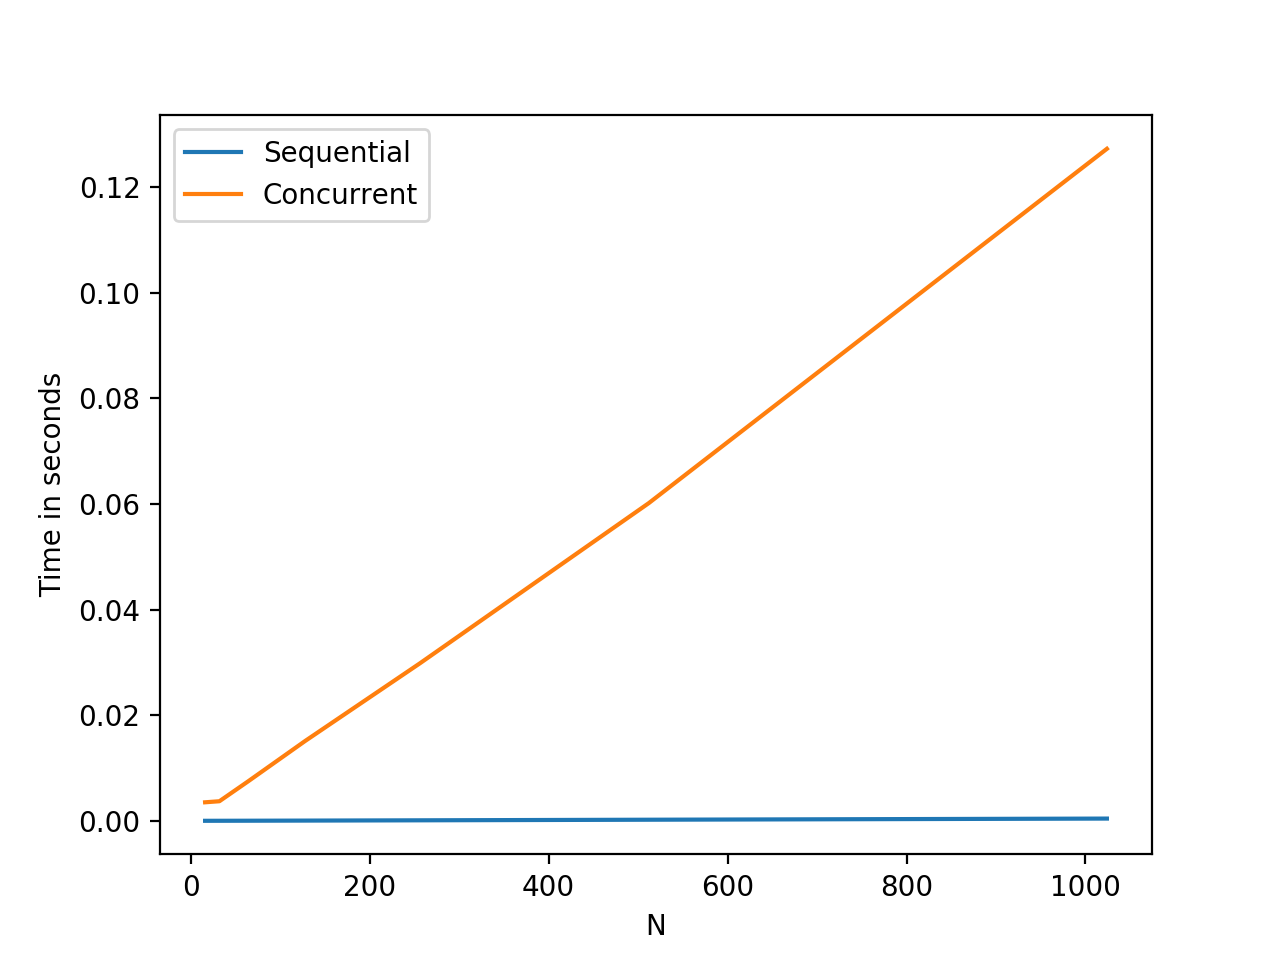

Write the Python code that produced this figure.
import threading
import time
import math
import matplotlib.pyplot as plt



lock=threading.Lock() #lock


def worker(k):
	global result
	result.append(4*((-1)**k)/(2*k+1))

def sum_worker(p):
	global temp_result
	lock.acquire()
	temp_result.append(sum(result[p:p+2]))
	lock.release()

def compute_pi(N,concurrent):
	start=time.time()
	result_seq=0
	if concurrent==False:
		for k in range(N):
			result_seq+=4*((-1)**k)/(2*k+1)
		end=time.time()
		running_time=end-start
		return result_seq, running_time
	else:
		global temp_result, result

		result=[]
		threads=[]

		for k in range(N):
			w=threading.Thread(target=worker, args=(k,))
			w.start()
			threads.append(w)

		for w in threads:
			w.join()

		while len(result) > 1:
			temp_result=[]
			sum_threads = []
			num_thread =math.ceil(len(result)/2)
			
			for i in range(num_thread):
				w=threading.Thread(target=sum_worker, args=(2*i,))
				w.start()
				sum_threads.append(w)
			
			for w in sum_threads:
				w.join()

			result=temp_result.copy()
			
			del temp_result
			del sum_threads

		end2=time.time()
		elapse = end2-start
		result_para=result[0]

	return result_para, elapse



#Plot
ns=[2**i for i in range(4,11)]
concurrent_running_times=[]
sequential_running_times=[]
for i in range(0,len(ns)):
	concurrent_running_times.append(compute_pi(ns[i],True)[1])

for i in range(0,len(ns)):
	sequential_running_times.append(compute_pi(ns[i],False)[1])

plt.plot(ns,sequential_running_times, label ="Sequential")
plt.plot(ns,concurrent_running_times, label ="Concurrent")

plt.xlabel('N')
plt.ylabel('Time in seconds')
plt.legend()
plt.show()
